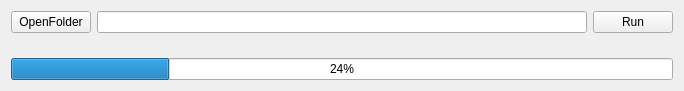
<?xml version="1.0" encoding="UTF-8"?>
<ui version="4.0">
 <class>FormKitti2LabelImg3D</class>
 <widget class="QWidget" name="FormKitti2LabelImg3D">
  <property name="geometry">
   <rect>
    <x>0</x>
    <y>0</y>
    <width>684</width>
    <height>91</height>
   </rect>
  </property>
  <property name="windowTitle">
   <string>Kitti_2_LabelImg3d</string>
  </property>
  <layout class="QGridLayout" name="gridLayout">
   <item row="0" column="0">
    <layout class="QHBoxLayout" name="horizontalLayout">
     <item>
      <widget class="QPushButton" name="openFolder_Btn">
       <property name="text">
        <string>OpenFolder</string>
       </property>
      </widget>
     </item>
     <item>
      <widget class="QLineEdit" name="lineEdit_Edt"/>
     </item>
     <item>
      <widget class="QPushButton" name="btn_Run">
       <property name="text">
        <string>Run</string>
       </property>
      </widget>
     </item>
    </layout>
   </item>
   <item row="2" column="0">
    <spacer name="verticalSpacer">
     <property name="orientation">
      <enum>Qt::Vertical</enum>
     </property>
     <property name="sizeHint" stdset="0">
      <size>
       <width>20</width>
       <height>40</height>
      </size>
     </property>
    </spacer>
   </item>
   <item row="3" column="0">
    <widget class="QProgressBar" name="progressBar">
     <property name="value">
      <number>24</number>
     </property>
    </widget>
   </item>
  </layout>
 </widget>
 <resources/>
 <connections/>
</ui>
